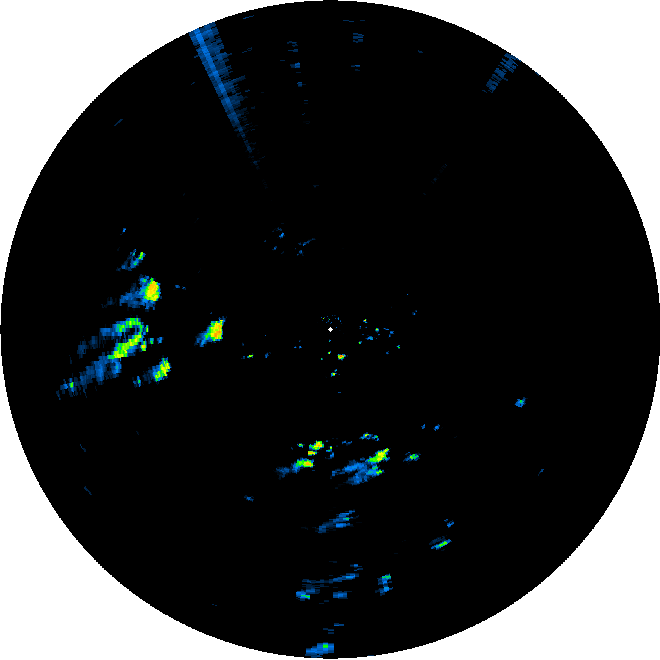
#> input picture Rad_images/20220603_00_23/03_00.png, 660 x 660 px
$ python test_multitracker.py
#> lines starting #> are read from the running program, lines starting #| are printed output that depends on the picture; after the words box and inside, x2 and y2 are one past the last pixel; in counts of white or black regions, pixels touching at a corner belong together
import cv2
import numpy as np
from collections import OrderedDict
import os
import glob
from scipy.optimize import linear_sum_assignment

# HÀM TÍNH INTERSECTION OVER UNION (IOU)


def calculate_iou(boxA, boxB):
    xA = max(boxA[0], boxB[0])
    yA = max(boxA[1], boxB[1])
    xB = min(boxA[0] + boxA[2], boxB[0] + boxB[2])
    yB = min(boxA[1] + boxA[3], boxB[1] + boxB[3])
    interArea = max(0, xB - xA) * max(0, yB - yA)
    boxAArea = boxA[2] * boxA[3]
    boxBArea = boxB[2] * boxB[3]
    iou = interArea / float(boxAArea + boxBArea - interArea)
    return iou

# HÀM PHÁT HIỆN BÃO (không đổi)


def detect_rain_cells(image):
    hsv_image = cv2.cvtColor(image, cv2.COLOR_BGR2HSV)
    lower_red1 = np.array([0, 100, 100])
    upper_red1 = np.array([10, 255, 255])
    lower_red2 = np.array([165, 100, 100])
    upper_red2 = np.array([180, 255, 255])
    lower_yellow_orange = np.array([15, 100, 100])
    upper_yellow_orange = np.array([45, 255, 255])
    final_mask = cv2.bitwise_or(cv2.inRange(
        hsv_image, lower_red1, upper_red1), cv2.inRange(hsv_image, lower_red2, upper_red2))
    final_mask = cv2.bitwise_or(final_mask, cv2.inRange(
        hsv_image, lower_yellow_orange, upper_yellow_orange))
    contours, _ = cv2.findContours(
        final_mask, cv2.RETR_EXTERNAL, cv2.CHAIN_APPROX_SIMPLE)
    detected_boxes = []
    for contour in contours:
        area = cv2.contourArea(contour)
        if area > 200:
            bbox = cv2.boundingRect(contour)
            detected_boxes.append(bbox)
    return detected_boxes


# --- CHƯƠNG TRÌNH CHÍNH VỚI KIẾN TRÚC MỚI ---
if __name__ == '__main__':
    main_folder = 'Rad_images'
    output_folder = 'tracking_results_continuous_detection'
    os.makedirs(output_folder, exist_ok=True)
    event_folders = [f.path for f in os.scandir(main_folder) if f.is_dir()]

    if not event_folders:
        print(f"Lỗi: Không tìm thấy thư mục con nào trong '{main_folder}'.")

    for folder in event_folders:
        event_name = os.path.basename(folder)
        print(f"\n--- Đang xử lý sự kiện: {event_name} ---")
        image_files = sorted(glob.glob(os.path.join(folder, '*.*')))
        if not image_files:
            print(
                f"Cảnh báo: Không tìm thấy file ảnh nào trong '{folder}'. Bỏ qua.")
            continue

        # Dictionary để quản lý đối tượng (ID, bbox, màu, đường đi, bộ đếm biến mất)
        tracked_objects = OrderedDict()
        nextObjectID = 0
        max_disappeared = 5  # Số khung hình cho phép một tracker biến mất

        sample_image = cv2.imread(image_files[0])
#> sample_image is the input picture: shape (660, 660, 3); mean B, G, R 58.2, 57.7, 55.7
        height, width, _ = sample_image.shape
#> height = 660; width = 660
        video_path = os.path.join(output_folder, f'tracking_{event_name}.mp4')
        video_writer = cv2.VideoWriter(
            video_path, cv2.VideoWriter_fourcc(*'mp4v'), 5.0, (width, height))

        for i, image_path in enumerate(image_files):
            print(
                f"  -> Đang xử lý khung hình {i+1}/{len(image_files)}: {os.path.basename(image_path)}")
            frame = cv2.imread(image_path)
            if frame is None:
                continue

            # Lấy ra danh sách các tracker và ID đang hoạt động
            active_trackers = cv2.legacy.MultiTracker_create()
            active_objects = OrderedDict()
            for obj_id, data in tracked_objects.items():
                if data['disappeared'] == 0:
                    tracker = cv2.legacy.TrackerCSRT_create()
                    active_trackers.add(tracker, frame, data['bbox'])
                    active_objects[obj_id] = data
#> after the loop, active_objects = 0 items

            # 1. THEO DÕI: Cập nhật vị trí từ các tracker đang hoạt động
            success, boxes = active_trackers.update(frame)
#> success = True; boxes = ()

            # Cập nhật bbox mới cho các đối tượng
            active_ids = list(active_objects.keys())
#> active_ids = []
            for j, box in enumerate(boxes):
                obj_id = active_ids[j]
                tracked_objects[obj_id]['bbox'] = tuple(box)
#> this loop made 0 passes
#> after the loop, tracked_objects = 0 items

            # 2. PHÁT HIỆN: Chạy phát hiện trong mỗi khung hình
            detected_boxes = detect_rain_cells(frame)
#> in detect_rain_cells, `hsv_image = cv2.cvtColor(image, cv2.COLOR_BGR2HSV)`: hsv_image: shape (660, 660, 3); mean H, S, V 3, 7.8, 59.1
#> in detect_rain_cells, `final_mask = cv2.bitwise_or(cv2.inRange( hsv_image, lower_red1, upper_..`: final_mask: shape (660, 660); every value is 0
#> in detect_rain_cells, `final_mask = cv2.bitwise_or(final_mask, cv2.inRange( hsv_image, lower_..`:
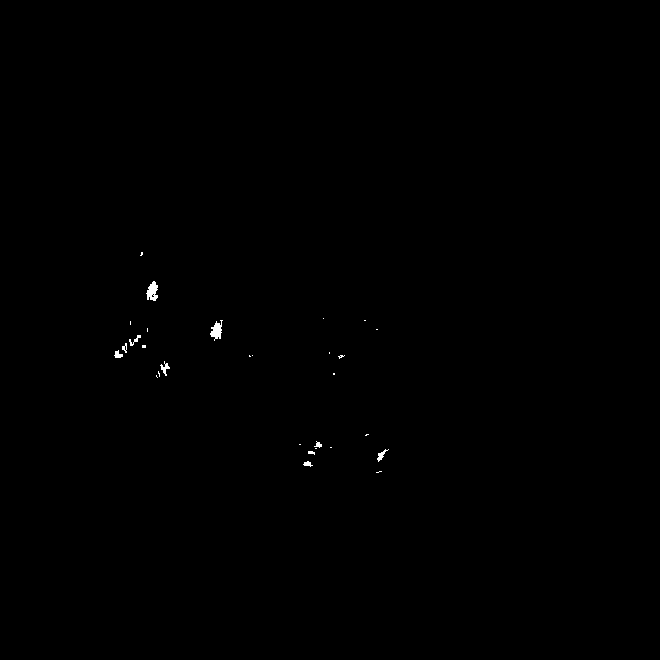
#> final_mask: shape (660, 660); 0.16% white; 29 white regions (19 under 20 px)
#> in detect_rain_cells, `contours, _ = cv2.findContours( final_mask, cv2.RETR_EXTERNAL, cv2.CHA..`: contours = 29 contours, 22 with area under 20; largest, box (x1, y1, x2, y2) and area: (146, 281, 158, 301) 130, (210, 320, 223, 341) 114, (377, 449, 389, 462) 37, (160, 361, 170, 376) 36, (114, 350, 123, 358) 30, (129, 335, 141, 346) 23, (303, 461, 313, 467) 22
#> the loop in detect_rain_cells, `for contour in contours:` made 29 passes
#> area on passes 2, 4, 13, 18, 21, 26, 28: 22.5, 37, 36.5, 30.5, 23, 114, 130.5
#> after the loop in detect_rain_cells, `for contour in contours:`: detected_boxes = []
#> detected_boxes = []

            # 3. ĐỐI CHIẾU: Ghép cặp tracker và detection
            tracked_bboxes = [data['bbox']
                              for data in tracked_objects.values()]
#> tracked_bboxes = []

            # Tính ma trận chi phí IoU (cost = 1 - IoU)
            iou_matrix = np.zeros(
                (len(tracked_bboxes), len(detected_boxes)), dtype="float")
#> iou_matrix = empty array
            for t, track_box in enumerate(tracked_bboxes):
                for d, detect_box in enumerate(detected_boxes):
                    iou_matrix[t, d] = calculate_iou(track_box, detect_box)

            # Dùng Hungarian để tối ưu việc ghép cặp
            # `cost = 1 - iou`, thuật toán sẽ tìm cách minimize cost, tức là maximize iou
            rows, cols = linear_sum_assignment(1 - iou_matrix)
#> rows = empty array; cols = empty array

            used_tracks = set()
            used_detections = set()

            # A. Xử lý các cặp được ghép nối
            for r, c in zip(rows, cols):
                # Nếu IoU quá thấp, không coi là một cặp
                if iou_matrix[r, c] < 0.1:
                    continue

                obj_id = list(tracked_objects.keys())[r]
                # Cập nhật bbox theo detection cho chính xác
                tracked_objects[obj_id]['bbox'] = detected_boxes[c]
                # Reset bộ đếm biến mất
                tracked_objects[obj_id]['disappeared'] = 0
                used_tracks.add(r)
                used_detections.add(c)
#> after the loop, used_detections = 0 items; used_tracks = 0 items

            # B. Xử lý các tracker không được ghép nối (bão đã tan)
            for r in set(range(len(tracked_bboxes))).difference(used_tracks):
                obj_id = list(tracked_objects.keys())[r]
                tracked_objects[obj_id]['disappeared'] += 1

            # C. Xử lý các detection không được ghép nối (bão mới xuất hiện)
            for c in set(range(len(detected_boxes))).difference(used_detections):
                new_id = nextObjectID
                hue = (new_id * 40) % 180
                hsv_color = np.uint8([[[hue, 255, 255]]])
                bgr_color = cv2.cvtColor(hsv_color, cv2.COLOR_HSV2BGR)[0][0]

                tracked_objects[new_id] = {
                    'bbox': detected_boxes[c], 'path': [],
                    'color': tuple(bgr_color.tolist()), 'disappeared': 0
                }
                nextObjectID += 1
#> after the loop, nextObjectID = 0

            # VẼ KẾT QUẢ VÀ DỌN DẸP
            final_objects_to_draw = OrderedDict()
            for obj_id, data in tracked_objects.items():
                # Chỉ vẽ các đối tượng chưa biến mất quá lâu
                if data['disappeared'] <= max_disappeared:
                    final_objects_to_draw[obj_id] = data
                    box = data['bbox']
                    p1 = (int(box[0]), int(box[1]))
                    p2 = (int(box[0] + box[2]), int(box[1] + box[3]))
                    centroid = (int(box[0] + box[2] / 2),
                                int(box[1] + box[3] / 2))
                    data['path'].append(centroid)

                    color = data['color']
                    cv2.rectangle(frame, p1, p2, color, 2, 1)
                    cv2.putText(
                        frame, f"ID {obj_id}", (p1[0], p1[1] - 10), cv2.FONT_HERSHEY_SIMPLEX, 0.6, color, 2)

                    path = data['path']
                    for k in range(1, len(path)):
                        cv2.line(frame, path[k - 1], path[k], color, 2)
#> after the loop, final_objects_to_draw = 0 items

            # Cập nhật lại danh sách đối tượng sau khi đã dọn dẹp
            tracked_objects = final_objects_to_draw

            video_writer.write(frame)
            # cv2.imshow(f"Tracking Event: {event_name}", frame)

            # if cv2.waitKey(50) & 0xFF == ord('q'):
            #     break

        video_writer.release()
        print(
            f"--- Hoàn thành xử lý sự kiện '{event_name}'. Kết quả đã lưu tại: {video_path} ---")
#> pass 2 of the loop `for folder in event_folders:`:
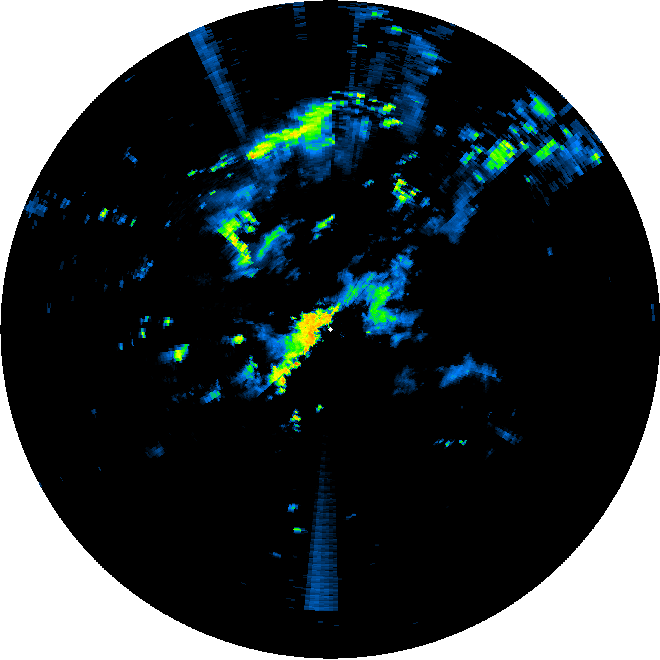
#> input picture Rad_images/20220602_08_15/08_30.png, 660 x 660 px
#> sample_image is the input picture: shape (660, 660, 3); mean B, G, R 67.4, 65.3, 56.7
#> hsv_image: shape (660, 660, 3); mean H, S, V 11.7, 30.6, 71
#> in detect_rain_cells (call 2), `final_mask = cv2.bitwise_or(final_mask, cv2.inRange( hsv_image, lower_..`:
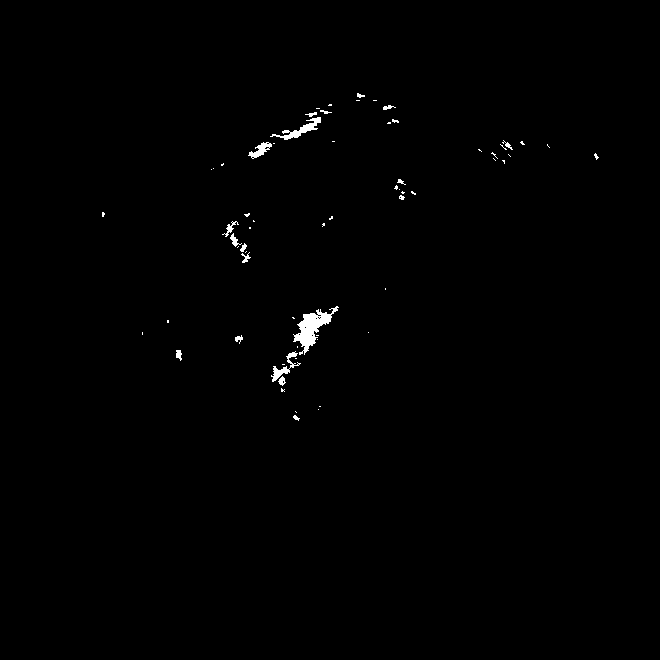
#> final_mask: shape (660, 660); 0.53% white; 65 white regions (46 under 20 px)
#> contours = 65 contours, 53 with area under 20; largest, box (x1, y1, x2, y2) and area: (293, 306, 339, 355) 701, (270, 117, 321, 140) 238, (271, 351, 301, 382) 162, (248, 142, 272, 159) 150, (222, 221, 239, 237) 44
#> the loop in detect_rain_cells (call 2), `for contour in contours:` made 65 passes
#> (area, bbox) on passes 19, 57: (701, (293, 306, 46, 49)), (238, (270, 117, 51, 23))
#> after the loop in detect_rain_cells (call 2), `for contour in contours:`: detected_boxes = [(293, 306, 46, 49), (270, 117, 51, 23)]
#> the loop `for c in set(range(len(detected_boxes))).difference(used_detections):` made 2 passes
#> (new_id, hue, hsv_color, nextObjectID) on pass 1: (0, 0, [[0, 255, 255]], 1)
#> after the loop `for c in set(range(len(detected_boxes))).difference(used_detections):`: nextObjectID = 2; tracked_objects = 2 items
#> the loop `for obj_id, data in tracked_objects.items():` made 2 passes
#> (obj_id, box, p2, color, path) on passes 1 to 2: (0, (293, 306, 46, 49), (339, 355), (0, 0, 255), [(316, 330)]), (1, (270, 117, 51, 23), (321, 140), (0, 255, 170), [(295, 128)])
#> after the loop `for obj_id, data in tracked_objects.items():`:
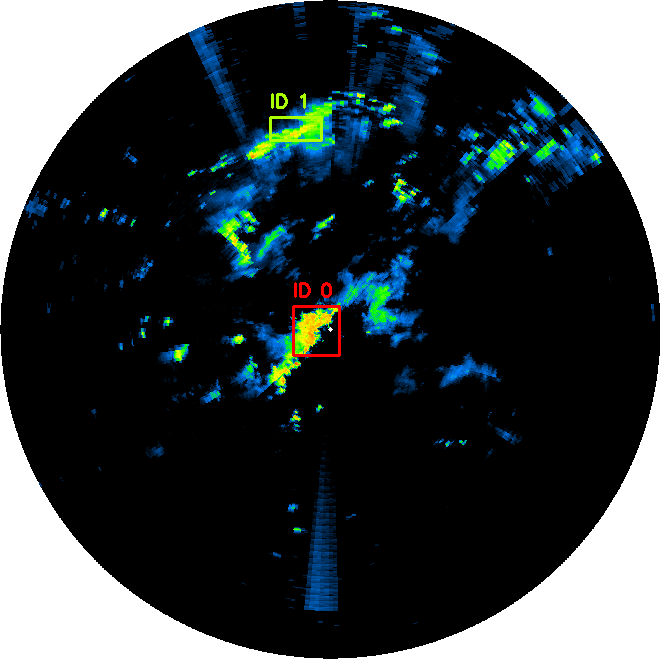
#> frame: shape (660, 660, 3); 0.34% of pixels changed, all inside (x1, y1, x2, y2) = (269, 93, 341, 357)

    cv2.destroyAllWindows()
    print("\nTất cả các sự kiện đã được xử lý.")
